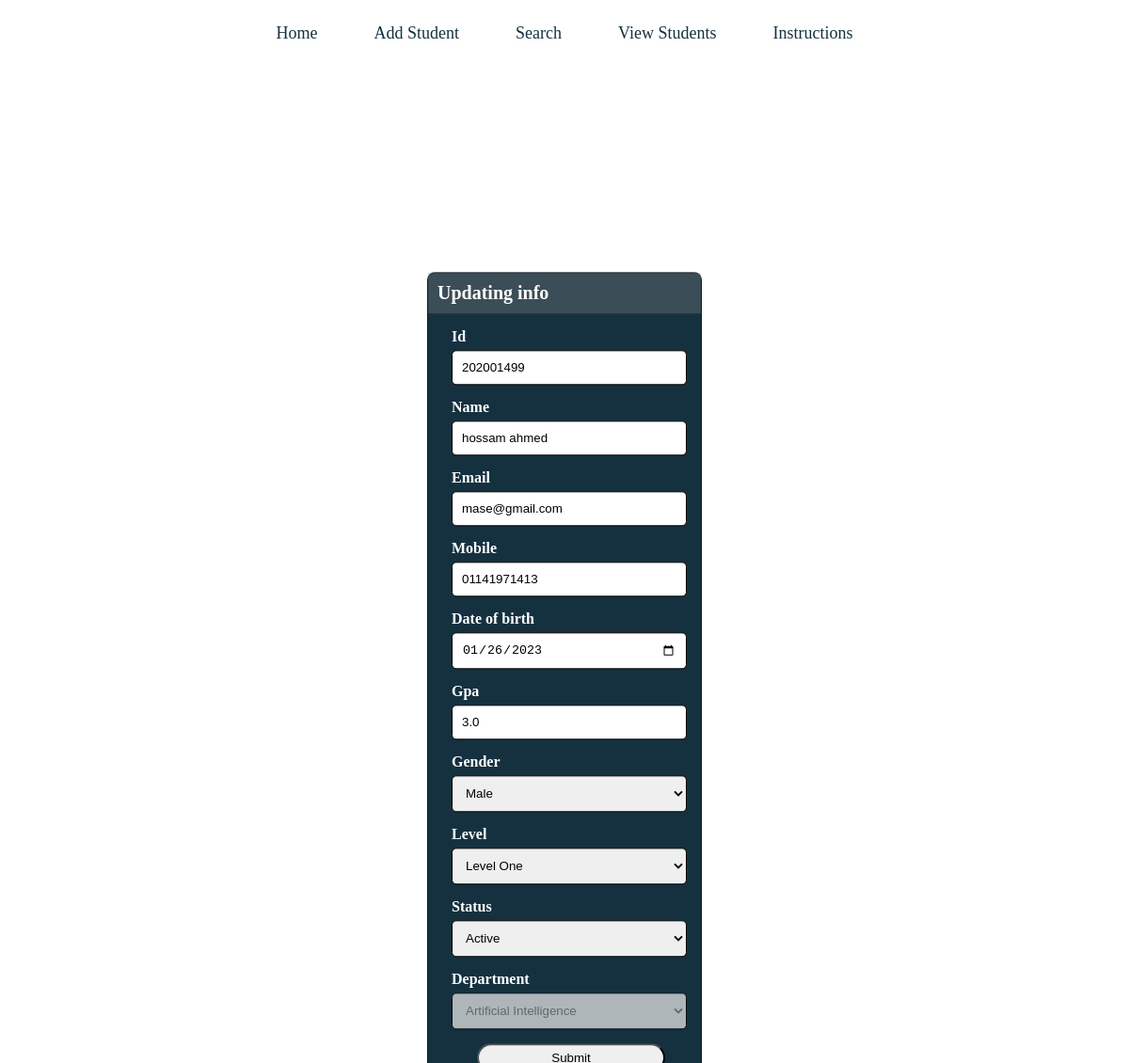
Page /update/202001499 on the committed database.
### main/models.py (models this page shows, shortened)
class Student(models.Model):
    id = models.CharField(max_length=10,primary_key=True)
    name = models.CharField(max_length=60)
    email = models.EmailField(max_length=120,unique=True)
    mobile = models.CharField(max_length=12)
    date_of_birth = models.DateField()
    gpa = models.FloatField()
    gender = models.CharField(choices=GENDER_CHOICES,max_length=1)
    level = models.CharField(choices=LEVEL_CHOICES,max_length=1)
    status = models.CharField(choices=STATUS_CHOICES,max_length=10)
    department = models.CharField(choices=DEPARTMENT_CHOICES,max_length=2)

### main/views.py (the view)
# urls.py: path("update/<id>",update_student,name='update-student'),
def update_student(request,id):
    student = get_object_or_404(Student,id=id)
    form = UpdateStudentForm(instance=student)
    if request.method == "POST":
        form = UpdateStudentForm(request.POST,instance=student)
        if form.is_valid():
            form.save()
            messages.success(request,"Student Information Updated")
            return redirect("view-students")
    return render(request,"main/update.html",{"form":form,"student":student})

### main/forms.py
class UpdateStudentForm(forms.ModelForm):
    department = forms.ChoiceField(choices=DEPARTMENT_CHOICES,disabled=True)
    class Meta:
        model = Student
        fields = "__all__"
        widgets = {"date_of_birth":forms.DateInput(attrs={"type":"date"})}

### main/templates/main/update.html (shortened to what this page needs)
{% load static %}
<!DOCTYPE html>
<html lang="en">
<head>
    <link rel="stylesheet" href="{% static 'main/css/update.css' %}">
        <link rel="stylesheet" href="{% static 'main/css/nav.css' %}" />
     <body>
        {% include 'main/nav.html' %}
        <section class="">
            <div class="department_form">
                <div class="form_head">
                    <h3>Updating info</h3>
                </div>
                <form method="post">
                     {% for field in form %}
                    <div class="form-control">
                        <label >{{field.label}}</label>
                        {{field}}
                    </div>
                    {% endfor %}
                    <button type="submit">Submit</button>
                </form>
            </div>
        </section>
    </body>
</html>

### main/static/main/css/update.css (style rules this page uses)
body { height: 100vh; }
section { margin-top: 150px; position: absolute; top: 50%; left: 50%; transform: translate(-50%, -50%); }
.department_form { display: flex; flex-direction: column; align-items: center; background-color: #15313f; color: #fff; width: fit-content; height: fit-content; border: 1px solid rgba(0, 0, 0, 0.453); border-radius: 8px; }
.form_head { background-color: rgba(128, 128, 128, 0.349); width: 100%; padding: 10px; border-bottom: 1px solid rgba(0, 0, 0, 0.453); }
.form_head h3 { font-size: 20px; font-weight: 700; }
.form-control { display: flex; flex-direction: column; margin: 15px; padding-left: 10px; }
.form-control input, select { width: 250px; padding: 10px; border-radius: 5px; border: 1px solid black; }
.form-control label { margin-bottom: 5px; font-size: 16px; font-weight: 600; }
button { margin-left: 52px; size: 60px; height: 30px; width: 200px; border-radius: 20px; }

### main/static/main/css/nav.css (style rules this page uses)
* { box-sizing: border-box; -moz-box-sizing: border-box; -webkit-box-sizing: border-box; margin: 0; padding: 0; max-width: 100%; }

### rows in the picture
Student: form "202001499" "hossam ahmed" "mase@gmail.com" "01141971413" "01/26/2023" "3.0" "Male" "Level One" "Active" "Artificial Intelligence"

### other values in the picture
{{ field.label }} "Id" "Name" "Email" "Mobile" "Date of birth" "Gpa" "Gender" "Level" "Status" "Department"
